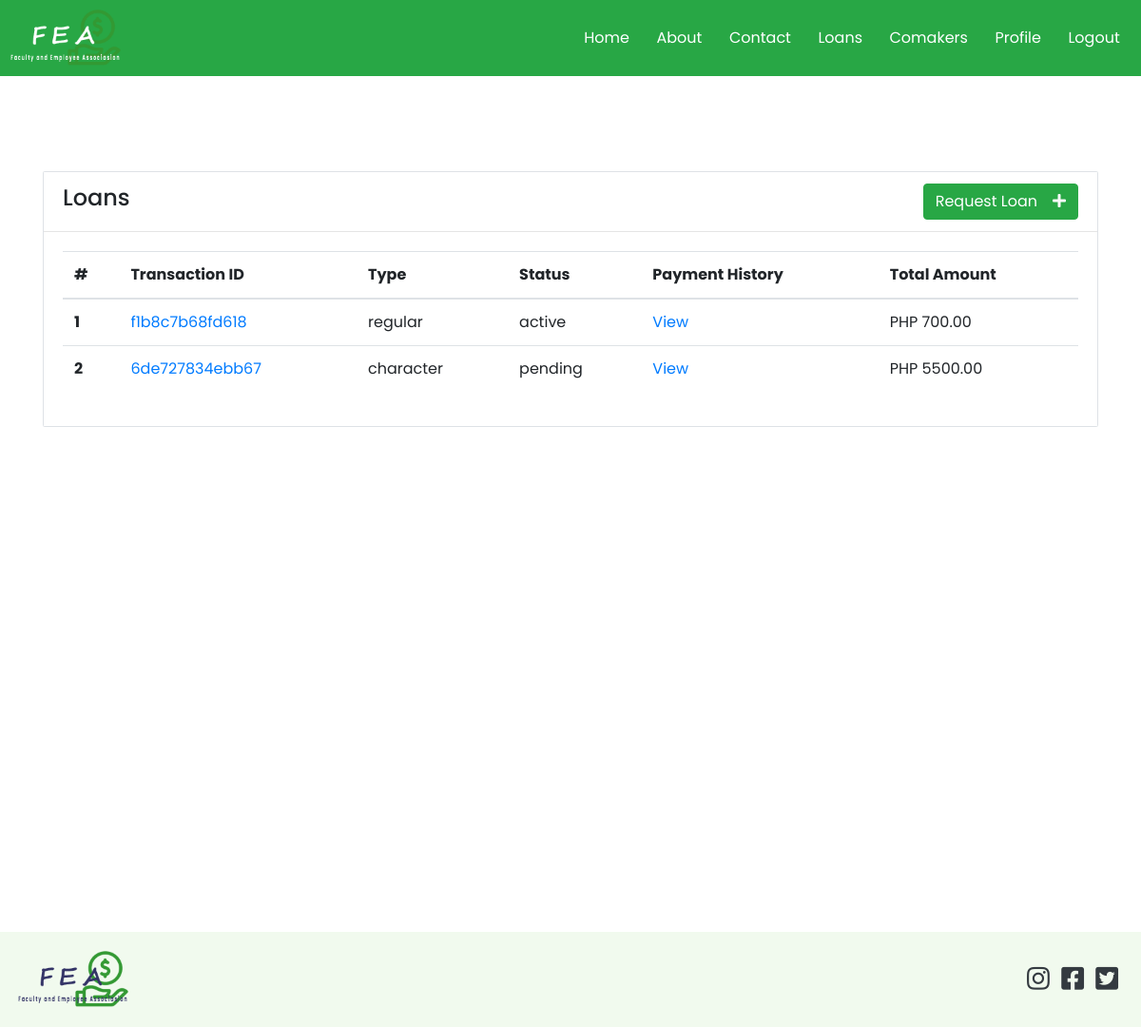
Before: /loans.php (signed in) with the older database file.
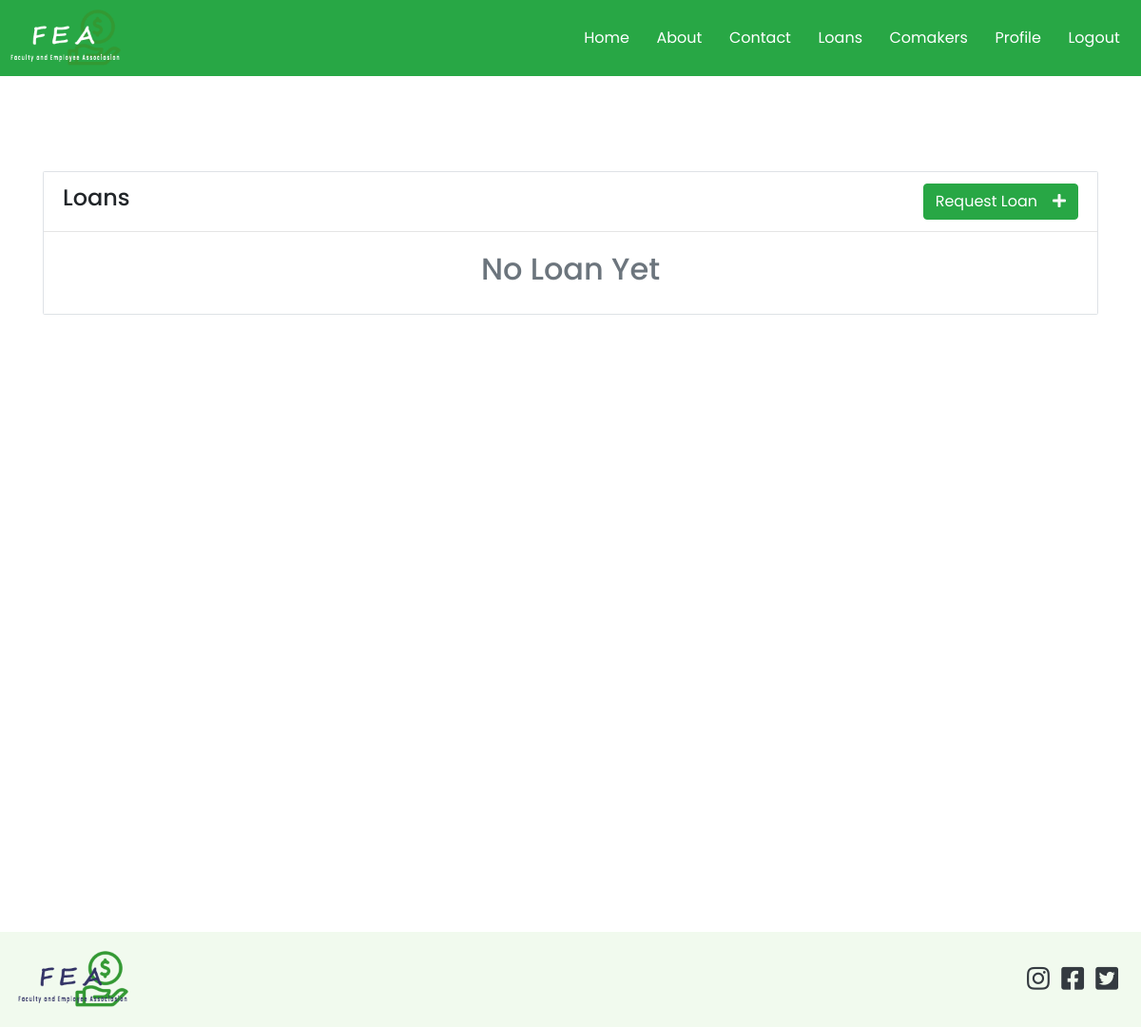
After: the same page with the newer database file.
### tables this page shows
CREATE TABLE `loans` (
  `id` int(11) NOT NULL,
  `transaction_id` varchar(50) NOT NULL,
  `loan_number` varchar(50) NOT NULL,
  `membership_number` varchar(50) NOT NULL,
  `amount` double NOT NULL,
  `term` varchar(50) NOT NULL,
  `status` varchar(50) NOT NULL DEFAULT 'pending',
  `loan_type_id` int(11) NOT NULL,
  `total_amount` double NOT NULL,
  `user_id` int(11) NOT NULL,
  `comaker1_id` int(11) DEFAULT NULL,
  `comaker2_id` int(11) DEFAULT NULL,
  `approved_by_c1` tinyint(1) NOT NULL DEFAULT 0,
  `approved_by_c2` tinyint(1) DEFAULT 0,
  `created_at` timestamp NOT NULL DEFAULT current_timestamp()
);

CREATE TABLE `loan_types` (
  `id` int(11) NOT NULL,
  `name` varchar(50) NOT NULL,
  `interest` double NOT NULL
);

### app/models/User.php (called while the page is built, shortened)
<?php
class User extends Connection
{
    public static function Auth()
    {
        if (isset($_SESSION['id'])) {
            return true;
        } else {
            return false;
        }
    }
}

### app/config/config.php (called while the page is built, shortened)
<?php
class Connection
{
    public $conn;
    public function __construct()
    {
        try {
            $dsn = 'mysql:host=' . HOST . ';dbname=' . DB_NAME;
            $this->conn = new PDO($dsn, USERNAME, PASSWORD);
            $this->conn->setAttribute(PDO::ATTR_DEFAULT_FETCH_MODE, PDO::FETCH_OBJ);
            $this->conn->setAttribute(PDO::ATTR_EMULATE_PREPARES, false);
        } catch (PDOException $e) {
            echo "Error!: " . $e->getMessage() . "<br/>";
            die();
        }
        return $this->conn;
    }
}

### app/controllers/LoanController.php (called while the page is built, shortened)
<?php
class Loan extends Connection
{
    public function index()
    {
        $userId = $_SESSION['id'];
        $sql = "SELECT * FROM loans  WHERE user_id=$userId";
        $stmt = $this->conn->query($sql);
        $stmt->execute();
        return $stmt->fetchAll();
    }
    public function getLoanType($id)
    {
        $sql = "SELECT * FROM loan_types WHERE id=$id";
        $stmt = $this->conn->query($sql);
        $stmt->execute();
        $type = $stmt->fetch();
        return  $type->name;
    }
}

### app/helpers/showPrice.php (called while the page is built)
<?php
function formatDecimal($num)
{
    return  number_format((float)$num, 2, '.', '');
}

### loans.php (the view, shortened to what this page needs)
<?php
$loan = new Loan();
$loans = $loan->index();
?>
<?php require_once BASE . '/app/includes/header.php' ?>
<div class="wrapper">
    <div class="loans" style="margin-top: 100px">
        <div class="container">
            <div class="card border">
                <div class="card-header d-flex align-items-center">
                    <h4>Loans</h4>
                    <a href="select_loan.php" class="btn btn-success ml-auto">Request Loan<i class="ml-3 fas fa-plus text-light"></i></a>
                </div>
                <div class="card-body">
                    <div class="table-responsive">
                        <?php if ($loans) : ?>
                            <table class="table">
                                <thead>
                                    <tr>
                                        <th scope="col">#</th>
                                        <th scope="col">Transaction ID</th>
                                        <th scope="col">Type</th>
                                        <th scope="col">Status</th>
                                        <th scope="col">Payment History</th>
                                        <th scope="col">Total Amount</th>
                                    </tr>
                                </thead>
                                <tbody>
                                    <?php foreach ($loans as $key => $activeLoan) : ?>
                                        <tr>
                                            <th scope="row"><?php echo $key + 1 ?></th>
                                            <td><a href="loan_detail.php?id=<?php echo $activeLoan->id ?>">
                                                    <?php echo $activeLoan->transaction_id ?></a></td>
                                            <td><?php echo $loan->getLoanType($activeLoan->loan_type_id) ?></td>
                                            <td><?php echo $activeLoan->status ?></td>
                                            <td><a href="payment_history.php?id=<?php echo $activeLoan->id ?>">View</a></td>
                                            <td>PHP <?php echo formatDecimal($activeLoan->total_amount) ?></td>
                                        </tr>
                                    <?php endforeach; ?>
                                </tbody>
                            </table>
                        <?php else : ?>
                            <h2 class="text-secondary text-center">No Loan Yet</h2>
                        <?php endif; ?>
                    </div>
                </div>
            </div>
        </div>
    </div>
</div>
<?php include 'app/includes/footer.php' ?>

### app/includes/header.php (shortened to what this page needs)
<!DOCTYPE html>
<html lang="en">
<head>
    <link rel="stylesheet" href="https://cdnjs.cloudflare.com/ajax/libs/font-awesome/5.15.2/css/all.min.css">
    <link href="https://cdn.jsdelivr.net/npm/select2@4.1.0-rc.0/dist/css/select2.min.css" rel="stylesheet" />
    <link rel="stylesheet" href="assets/css/bootstrap.min.css">
    <link rel="stylesheet" href="assets/css/main.css?id=<?php echo time() ?>">
    <link rel="stylesheet" href="assets/css/loan.css?id=<?php echo time() ?>">
</head>
<body>
    <nav class="main-nav" id="main-nav" style="background: #28a745!important;">
        <a href="index.php" class="logo"><img src="assets/img/logo_light.png" alt="logo"></a>
        <ul>
            <li class="">
                <a href="index.php">Home</a>
            </li>
            <li>
                <a href="about.php">About</a>
            </li>
            <li>
                <a href="contact.php">Contact</a>
            </li>
            <li>
                <a href="loans.php">Loans</a>
            </li>
            <li>
                <a href="comakers.php">Comakers</a>
            </li>
            <?php if (User::Auth()) : ?>
                <li>
                    <a href="profile.php?id=<?php echo $_SESSION['id'] ?>">Profile</a>
                </li>
                <li>
                    <form action="<?php echo $_SERVER['PHP_SELF'] ?>" method="POST">
                        <button type="submit" class="text-white" name="logout" style="border:none; background:none; width:100%">Logout</button>
                    </form>
                </li>
            <?php endif ?>
        </ul>
    </nav>

### app/includes/footer.php (shortened to what this page needs)
<footer>
    <a href="index.php" class="logo"><img src="assets/img/logo_dark.png" alt="logo"></a>
    <div class="footer-icons">
        <a href="#"><i class="icon fab fa-instagram text-dark"></i></a>
        <a href="#"><i class="icon fab fa-facebook-square text-dark"></i></a>
        <a href="#"><i class="icon fab fa-twitter-square text-dark"></i></a>
    </div>
</footer>
</body>
</html>

### assets/css/main.css (style rules this page uses)
* { margin: 0; padding: 0; -webkit-box-sizing: border-box; box-sizing: border-box; }
body { font-family: "Poppins", sans-serif; scroll-behavior: smooth; overflow-x: hidden; }
a { text-decoration: none; }
li { list-style: none; }
.wrapper { width: 100%; min-height: 100vh; position: relative; }
footer { padding: 0 1rem; background: rgba(114, 41, 13, 0.52); background: #f1faee; min-height: 100px; display: -webkit-box; display: -ms-flexbox; display: flex; -webkit-box-align: center; -ms-flex-align: center; align-items: center; z-index: -1; }
footer .logo { z-index: 100 !important; }
.footer-icons .icon { z-index: 100; color: black; font-size: 1.7rem; margin-right: 0.5rem; -webkit-transition: 0.3s ease; transition: 0.3s ease; }
.main-nav { width: 100%; height: 10vh; display: -webkit-box; display: -ms-flexbox; display: flex; -ms-flex-pack: distribute; justify-content: space-around; -webkit-box-align: center; -ms-flex-align: center; align-items: center; padding: 0.7rem 0.5rem; -webkit-transition: 300ms ease-out; transition: 300ms ease-out; background: transparent; }
.main-nav ul { width: 50%; height: 100%; display: -webkit-box; display: -ms-flexbox; display: flex; -ms-flex-pack: distribute; justify-content: space-around; -webkit-box-align: center; -ms-flex-align: center; align-items: center; padding-top: 1rem; }
.main-nav ul li { -webkit-transition: 0.2s ease-in-out; transition: 0.2s ease-in-out; }
.main-nav ul li a { color: #fff; }
.logo { padding: 0.8rem 0; margin-right: auto; width: 120px; text-decoration: none; }
.logo img { width: 100%; height: 100%; }

### assets/css/loan.css (style rules this page uses)
.card { position: relative; display: -webkit-box; display: -ms-flexbox; display: flex; -webkit-box-orient: vertical; -webkit-box-direction: normal; -ms-flex-direction: column; flex-direction: column; min-width: 0; word-wrap: break-word; background-color: #fff; background-clip: border-box; border: 1px solid rgba(71, 27, 27, 0.1); border-radius: 0.1rem; }
.card-header:first-child { border-radius: calc(0.37rem - 1px) calc(0.37rem - 1px) 0 0; }
.card-header { padding: 0.75rem 1.25rem; margin-bottom: 0; background-color: #fff; border-bottom: 1px solid rgba(0, 0, 0, 0.1); }

Changed rows visible on the page:
removed loans: transaction "f1b8c7b68fd618", loan_type.name "regular", status "active", total_amount "700.00"
removed loans: transaction "6de727834ebb67", loan_type.name "character", status "pending", total_amount "5500.00"
Other visible differences:
text no longer shown: "# Transaction ID Type Status Payment History Total Amount"
text now shown: "No Loan Yet"
